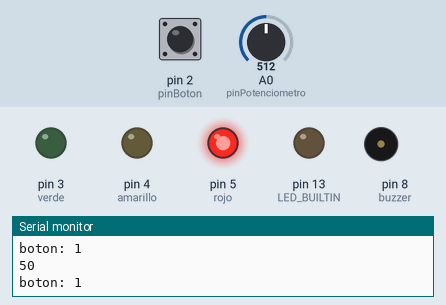
Recording of a sketch running on a simulated Arduino Uno, built with avr-gcc and run on an emulated ATmega328P. Shown: output pins drawn as LEDs (lit = HIGH), buzzer (waves = sounding), the last lines printed to the serial monitor. The inputs (shaded band) are chosen by the test bench; at power-on: pin 2 (pinBoton) HIGH, A0 (pinPotenciometro) = 512.

Above: at 1.3 s.
1.4 s: pin 2 (pinBoton) pulled LOW for 3.2 s
At 4.47 s:
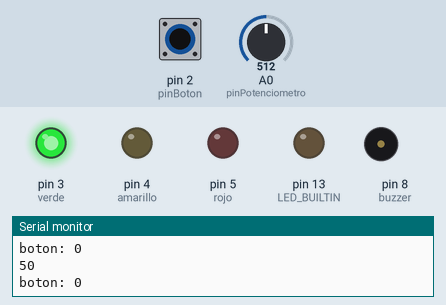
6.1 s: pin 2 (pinBoton) pulled LOW for 3.2 s
At 6.61 s:
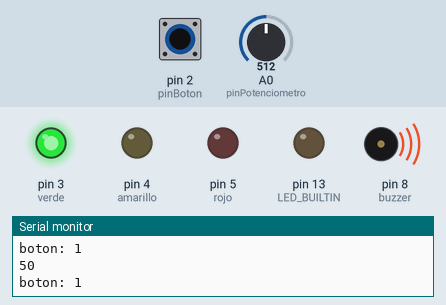
10.8 s: pin 2 (pinBoton) pulled LOW for 1 s
At 17.1 s:
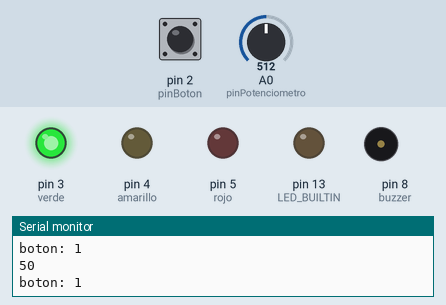
Timing chart, 0 to 19.8 s (numbered marks = the images above; inputs shaded):
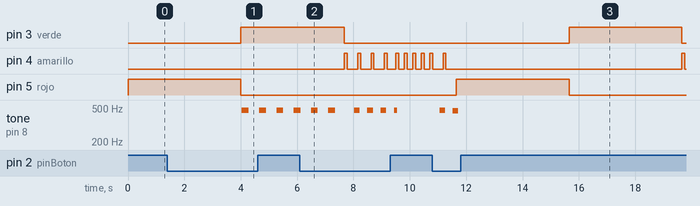

The sketch:

semaforo_rtos.ino
```cpp
#include <Arduino_FreeRTOS.h>

const int rojo = 5;
const int amarillo = 4;
const int verde = 3;
const int tiempo_permanencia = 4000;
const int parpadeo_veces = 10;
const int buzzer = 8;
const int pinPotenciometro = A0;
boolean sonido = false;
int lecturaPotenciometro = 0;
int porcentajePotenciometro = 0;
const int pinBoton = 2;

void Semaforo(void *pvParameters);
void Potenciometro(void *pvParameters);
void Boton(void *pvParameters);

void setup() {
  Serial.begin(9600);
  while (!Serial) {
    ;
  }
  xTaskCreate(Semaforo, (const portCHAR *)"Semaforo", 128, NULL, 2, NULL);
  xTaskCreate(Potenciometro, (const portCHAR *)"Potenciometro", 128, NULL, 2, NULL);
  xTaskCreate(Boton, (const portCHAR *)"Boton", 128, NULL, 2, NULL);
}
void loop() {}


/** inicio código para el semáforo */
void Semaforo(void *pvParameters) {
  (void) pvParameters;
  pinMode(rojo, OUTPUT);
  pinMode(amarillo, OUTPUT);
  pinMode(verde, OUTPUT);
  pinMode(LED_BUILTIN, OUTPUT);
  pinMode(8, OUTPUT);
  digitalWrite(LED_BUILTIN, LOW);
  for (;;) {
    prender(rojo);
    apagar(amarillo, verde);
    delay(tiempo_permanencia);
    prender(verde);
    apagar(amarillo, rojo);
    if (sonido) {
      sonidoVerde();
    } else {
      delay(tiempo_permanencia);
    }
    apagar(rojo, verde);
    parpadearAmarillo();
  }
}

void sonidoVerde() {
  for (int i = 0; i < 6; i++) {
    for (int i = 0; i < 100; i++)  {
      digitalWrite(buzzer, HIGH);
      delay(1);
      digitalWrite(buzzer, LOW);
      delay(1);
    }
    delay(400);
  }
}

void parpadearAmarillo() {
  for (int i = 0; i < parpadeo_veces; i++)  {
    digitalWrite(amarillo, HIGH);
    delay(100);
    digitalWrite(amarillo, LOW);
    delay(200);
    for (int i = 0; i < 80 && sonido; i++)  {
      digitalWrite(buzzer, HIGH);
      delay(1);
      digitalWrite(buzzer, LOW);
      delay(1);
    }
  }
}


void apagarTodo() {
  digitalWrite(verde, LOW);
  digitalWrite(amarillo, LOW);
  digitalWrite(rojo, LOW);
}

void prender(int color) {
  digitalWrite(color, HIGH);
}

void apagar(int color1, int color2) {
  digitalWrite(color1, LOW);
  digitalWrite(color2, LOW);
}
/** fin codigo del semáforo */
///////////////////////////////////////////////////

/** inicio del potenciometro. */
void Potenciometro(void *pvParameters) {
  (void) pvParameters;
  for (;;) {
    lecturaPotenciometro = analogRead(pinPotenciometro);
    porcentajePotenciometro = map(lecturaPotenciometro, 0, 1023, 0, 100);  // convertir a porcentaje
    Serial.println(porcentajePotenciometro);
    delay(500);
  }
}
/** fin del potenciometro. */
///////////////////////////////////////////////////


/** inicio del botón. */
void Boton(void *pvParameters) {
  (void) pvParameters;
  pinMode(pinBoton, INPUT_PULLUP);
  int estado = 0;
  for (;;) {
    Serial.print("boton: ");
    Serial.println(estado);
    estado = digitalRead(pinBoton);
    if (estado == LOW) {
      sonido = true;
    } else {
      sonido = false;
    }
    delay(500);
  }
}
/** fin del botón. */
///////////////////////////////////////////////////
```

Measured:
- after the input at 1.4 s, tone on pin 8 (buzzer): alternates 469 Hz for 0.24 s and silent for 0.37 s, starting after 2.6 s
- after the input at 6.1 s, pin 5 (rojo): stays LOW (without the input it goes to HIGH after 4.6 s)
- after the input at 10.8 s, tone on pin 8 (buzzer): silent → 469 Hz after 0.25 s, → silent 0.20 s later, → 465 Hz 0.27 s later, → silent 0.20 s later
